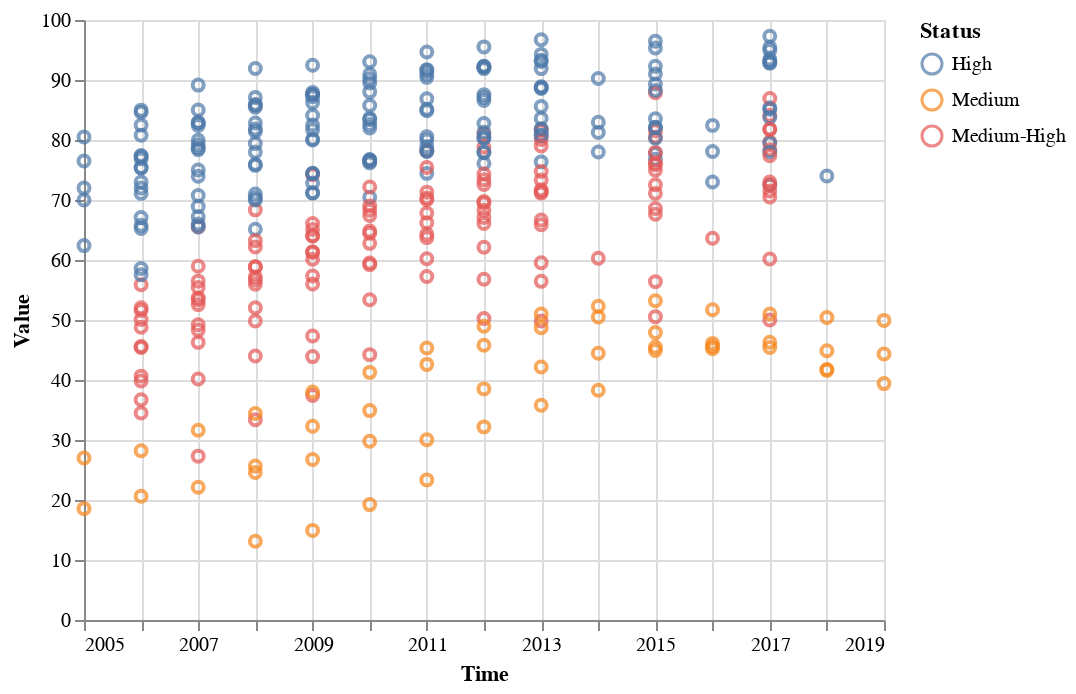

Here is the notebook cell this chart was saved with:
### Markdown cell above
Now, we can replot the data and group the changes in access to computer through time by the HDI in each country:

### Code cell
from vega_datasets import data
alt.Chart(comp_new_2).mark_point().encode(x='Time',y='Value',color='Status')

### Figure 1 — Vega-Lite specification as saved in the notebook (floating-point values rounded to 4 significant figures; data arrays with more than 128 entries replaced by an {"elided": "..."} marker saying what was removed)
{"config": {"view": {"continuousWidth": 400, "continuousHeight": 300}}, "data": {"name": "data-d7b6e74cab5afe14474424bbe993d417"}, "mark": "point", "encoding": {"color": {"type": "nominal", "field": "Status"}, "x": {"type": "temporal", "field": "Time"}, "y": {"type": "quantitative", "field": "Value"}}, "$schema": "https://vega.github.io/schema/vega-lite/v4.8.1.json", "datasets": {"data-d7b6e74cab5afe14474424bbe993d417": {"elided": "339 records"}}}
